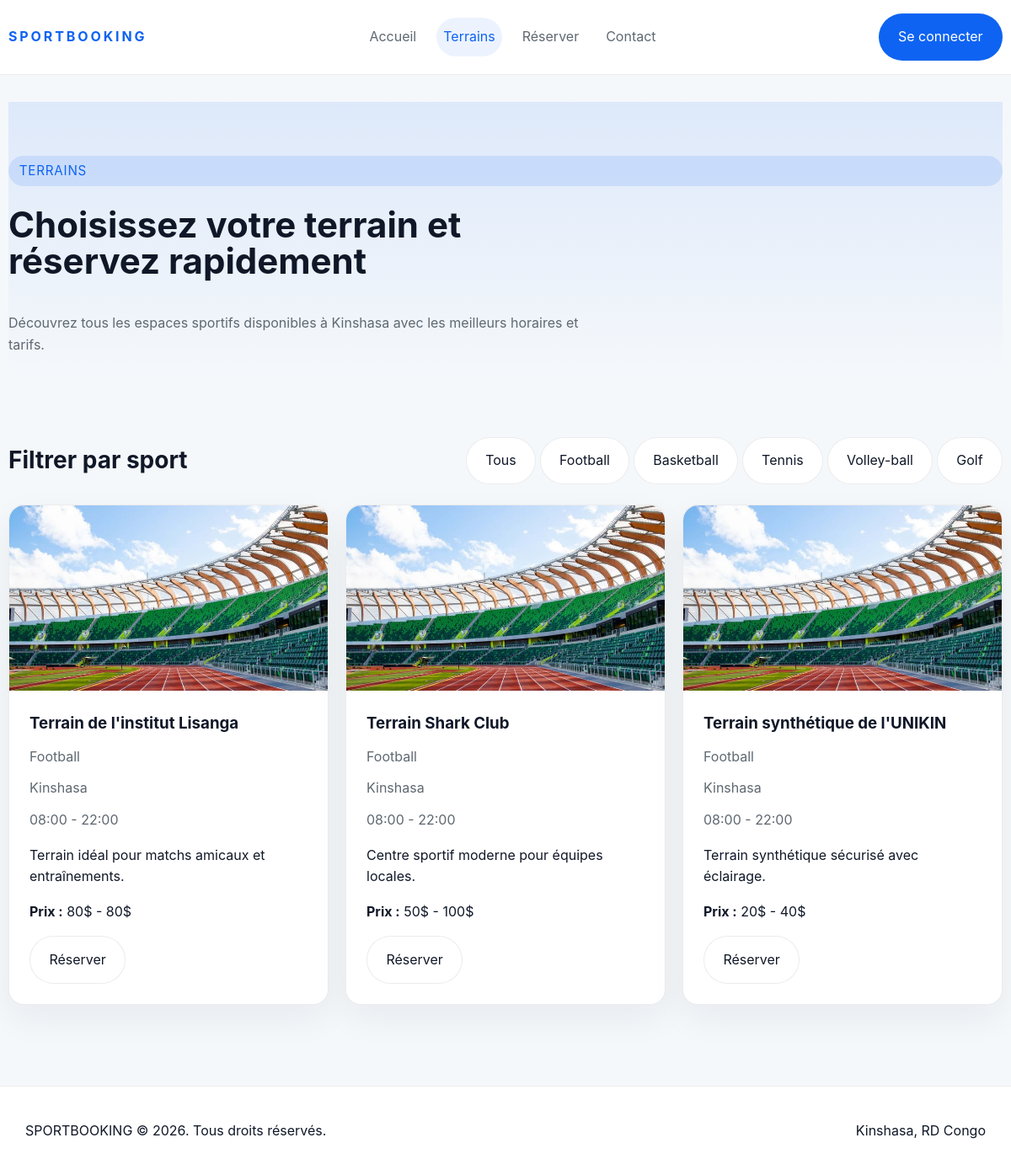
The page /terrains.php?sport=Football on the database its author committed.
### tables this page shows
CREATE TABLE IF NOT EXISTS terrains (
    id INT AUTO_INCREMENT PRIMARY KEY,
    nom VARCHAR(150) NOT NULL,
    adresse VARCHAR(255) NOT NULL,
    ville VARCHAR(100) NOT NULL,
    sport VARCHAR(80) NOT NULL,
    prix_min DECIMAL(10,2) NOT NULL DEFAULT 0,
    prix_max DECIMAL(10,2) NOT NULL DEFAULT 0,
    horaire_ouverture TIME NOT NULL,
    horaire_fermeture TIME NOT NULL,
    description TEXT,
    image VARCHAR(255) DEFAULT NULL,
    statut ENUM('actif','inactif') NOT NULL DEFAULT 'actif'
);

### includes/functions.php (called while the page is built, shortened)
<?php
function h($value)
{
    return htmlspecialchars($value, ENT_QUOTES | ENT_SUBSTITUTE, 'UTF-8');
}

### terrains.php (the view)
<?php
require_once 'config/connexion.php';
require_once 'includes/header.php';
$sport = filter_input(INPUT_GET, 'sport', FILTER_SANITIZE_STRING);
if ($sport) {
    $stmt = $pdo->prepare('SELECT * FROM terrains WHERE statut = :statut AND sport = :sport ORDER BY nom');
    $stmt->execute(['statut' => 'actif', 'sport' => $sport]);
} else {
    $stmt = $pdo->query('SELECT * FROM terrains WHERE statut = "actif" ORDER BY nom');
}
$terrains = $stmt->fetchAll();
?>
<section class="hero container">
    <div class="hero-inner">
        <span class="eyebrow">Terrains</span>
        <h1>Choisissez votre terrain et réservez rapidement</h1>
        <p>Découvrez tous les espaces sportifs disponibles à Kinshasa avec les meilleurs horaires et tarifs.</p>
    </div>
</section>
<section class="section-overview container">
    <div class="section-heading">
        <h2>Filtrer par sport</h2>
        <div>
            <a class="btn btn-outline" href="terrains.php">Tous</a>
            <a class="btn btn-outline" href="terrains.php?sport=Football">Football</a>
            <a class="btn btn-outline" href="terrains.php?sport=Basketball">Basketball</a>
            <a class="btn btn-outline" href="terrains.php?sport=Tennis">Tennis</a>
            <a class="btn btn-outline" href="terrains.php?sport=Volley-ball">Volley-ball</a>
            <a class="btn btn-outline" href="terrains.php?sport=Golf">Golf</a>
        </div>
    </div>
    <?php if (empty($terrains)): ?>
        <p>Aucun terrain trouvé pour ce filtre.</p>
    <?php else: ?>
        <div class="card-grid">
            <?php foreach ($terrains as $terrain): ?>
                <article class="terrain-card">
                    <img src="<?= h($terrain['image'] ?: 'assets/images/B.jpeg') ?>" alt="<?= h($terrain['nom']) ?>">
                    <div class="terrain-card-body">
                        <h3><?= h($terrain['nom']) ?></h3>
                        <div class="terrain-meta">
                            <span><?= h($terrain['sport']) ?></span>
                            <span><?= h($terrain['ville']) ?></span>
                            <span><?= date('H:i', strtotime($terrain['horaire_ouverture'])) ?> - <?= date('H:i', strtotime($terrain['horaire_fermeture'])) ?></span>
                        </div>
                        <p><?= h($terrain['description']) ?></p>
                        <p><strong>Prix :</strong> <?= number_format($terrain['prix_min'], 0, ',', ' ') ?>$ - <?= number_format($terrain['prix_max'], 0, ',', ' ') ?>$</p>
                        <a href="reservation.php?terrain=<?= h($terrain['id']) ?>" class="btn btn-secondary">Réserver</a>
                    </div>
                </article>
            <?php endforeach; ?>
        </div>
    <?php endif; ?>
</section>
<?php require_once 'includes/footer.php'; ?>

### assets/css/style.css (style rules this page uses)
:root { --bg: #f5f8fb; --surface: #ffffff; --surface-alt: #edf3fa; --text: #101828; --muted: #5f6871; --primary: #0e63f2; --primary-dark: #0c54cc; --success: #16a34a; --danger: #dc2626; --border: rgba(15, 23, 42, 0.08); --radius: 18px; --max-width: 1180px; }
* { box-sizing: border-box; }
html { scroll-behavior: smooth; }
body { margin: 0; font-family: Inter, system-ui, -apple-system, BlinkMacSystemFont, 'Segoe UI', sans-serif; background: var(--bg); color: var(--text); line-height: 1.6; }
a { color: inherit; text-decoration: none; }
img { max-width: 100%; display: block; }
.container { width: min(100%, var(--max-width)); margin: 0 auto; padding: 0 1.25rem; }
.btn { display: inline-flex; align-items: center; justify-content: center; gap: 0.5rem; padding: 0.9rem 1.4rem; border-radius: 999px; border: 1px solid transparent; cursor: pointer; transition: all 0.2s ease; }
.btn-secondary, .btn-outline { background: var(--surface); color: var(--text); border-color: var(--border); }
.hero { padding: 4rem 0 3rem; background: linear-gradient(180deg, rgba(14, 99, 242, 0.1), transparent 90%); }
.hero-inner, .hero-content { display: grid; gap: 1.5rem; }
.hero h1 { margin: 0; font-size: clamp(2.5rem, 3.5vw, 4rem); line-height: 1.03; max-width: 720px; }
.eyebrow { display: inline-block; padding: 0.35rem 0.8rem; border-radius: 999px; background: rgba(14, 99, 242, 0.12); color: var(--primary); font-size: 0.95rem; letter-spacing: 0.05em; text-transform: uppercase; }
.hero p, .section-description { max-width: 680px; color: var(--muted); }
.section-overview { padding: 2rem 0; }
.card-grid { display: grid; gap: 1.25rem; grid-template-columns: repeat(auto-fit, minmax(260px, 1fr)); }
.terrain-card, .form-card, .message-card { border: 1px solid var(--border); border-radius: var(--radius); background: var(--surface); box-shadow: 0 16px 40px rgba(15, 23, 42, 0.06); }
.terrain-card img { border-top-left-radius: var(--radius); border-top-right-radius: var(--radius); object-fit: cover; height: 220px; width: 100%; }
.terrain-card-body, .message-card-body, .form-card-body { padding: 1.5rem; }
.terrain-card h3, .message-card h3 { margin-top: 0; margin-bottom: 0.75rem; }
.terrain-meta { display: grid; gap: 0.75rem; color: var(--muted); margin-bottom: 1rem; }
.terrain-meta span { display: inline-flex; gap: 0.5rem; }
.section-heading { display: flex; align-items: center; justify-content: space-between; gap: 1rem; margin-bottom: 1.5rem; }
.section-heading h2 { margin: 0; font-size: 1.75rem; }

### rows shown on the page
terrains: image (picture), nom "Terrain de l'institut Lisanga", sport "Football", ville "Kinshasa", horaire_ouverture "08:00", horaire_fermeture "22:00", description "Terrain idéal pour matchs amicaux et entraînements.", prix_min "80", prix_max "80"
terrains: image (picture), nom "Terrain Shark Club", sport "Football", ville "Kinshasa", horaire_ouverture "08:00", horaire_fermeture "22:00", description "Centre sportif moderne pour équipes locales.", prix_min "50", prix_max "100"
terrains: image (picture), nom "Terrain synthétique de l'UNIKIN", sport "Football", ville "Kinshasa", horaire_ouverture "08:00", horaire_fermeture "22:00", description "Terrain synthétique sécurisé avec éclairage.", prix_min "20", prix_max "40"
